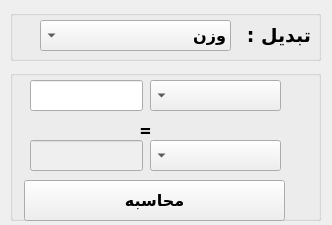
<?xml version="1.0" encoding="UTF-8"?>
<ui version="4.0">
 <class>mainWindow</class>
 <widget class="QMainWindow" name="mainWindow">
  <property name="geometry">
   <rect>
    <x>0</x>
    <y>0</y>
    <width>332</width>
    <height>225</height>
   </rect>
  </property>
  <property name="minimumSize">
   <size>
    <width>332</width>
    <height>225</height>
   </size>
  </property>
  <property name="maximumSize">
   <size>
    <width>332</width>
    <height>225</height>
   </size>
  </property>
  <property name="windowTitle">
   <string>Unit Converter</string>
  </property>
  <widget class="QWidget" name="centralwidget">
   <widget class="QGroupBox" name="groupBox">
    <property name="geometry">
     <rect>
      <x>10</x>
      <y>10</y>
      <width>311</width>
      <height>51</height>
     </rect>
    </property>
    <property name="title">
     <string/>
    </property>
    <widget class="QComboBox" name="combo_units">
     <property name="geometry">
      <rect>
       <x>30</x>
       <y>10</y>
       <width>191</width>
       <height>31</height>
      </rect>
     </property>
     <property name="font">
      <font>
       <family>Yekan Bakh FaNum</family>
       <pointsize>12</pointsize>
       <bold>true</bold>
      </font>
     </property>
     <property name="layoutDirection">
      <enum>Qt::RightToLeft</enum>
     </property>
     <item>
      <property name="text">
       <string>وزن</string>
      </property>
     </item>
     <item>
      <property name="text">
       <string>طول</string>
      </property>
     </item>
     <item>
      <property name="text">
       <string>دما</string>
      </property>
     </item>
     <item>
      <property name="text">
       <string>حجم دیجیتالی</string>
      </property>
     </item>
    </widget>
    <widget class="QLabel" name="label">
     <property name="geometry">
      <rect>
       <x>230</x>
       <y>15</y>
       <width>71</width>
       <height>21</height>
      </rect>
     </property>
     <property name="font">
      <font>
       <family>Yekan Bakh FaNum</family>
       <pointsize>14</pointsize>
       <bold>true</bold>
      </font>
     </property>
     <property name="text">
      <string>تبدیل :</string>
     </property>
    </widget>
   </widget>
   <widget class="QGroupBox" name="groupBox_2">
    <property name="geometry">
     <rect>
      <x>10</x>
      <y>70</y>
      <width>311</width>
      <height>151</height>
     </rect>
    </property>
    <property name="title">
     <string/>
    </property>
    <widget class="QComboBox" name="combo_from">
     <property name="geometry">
      <rect>
       <x>140</x>
       <y>10</y>
       <width>131</width>
       <height>31</height>
      </rect>
     </property>
     <property name="font">
      <font>
       <family>Yekan Bakh FaNum</family>
       <pointsize>12</pointsize>
       <bold>true</bold>
      </font>
     </property>
     <property name="layoutDirection">
      <enum>Qt::RightToLeft</enum>
     </property>
    </widget>
    <widget class="QComboBox" name="combo_to">
     <property name="geometry">
      <rect>
       <x>140</x>
       <y>70</y>
       <width>131</width>
       <height>31</height>
      </rect>
     </property>
     <property name="font">
      <font>
       <family>Yekan Bakh FaNum</family>
       <pointsize>12</pointsize>
       <bold>true</bold>
      </font>
     </property>
     <property name="layoutDirection">
      <enum>Qt::RightToLeft</enum>
     </property>
    </widget>
    <widget class="QPushButton" name="cal">
     <property name="geometry">
      <rect>
       <x>14</x>
       <y>110</y>
       <width>261</width>
       <height>41</height>
      </rect>
     </property>
     <property name="font">
      <font>
       <family>Yekan Bakh FaNum</family>
       <pointsize>12</pointsize>
       <bold>true</bold>
      </font>
     </property>
     <property name="text">
      <string>محاسبه</string>
     </property>
    </widget>
    <widget class="QLabel" name="label_2">
     <property name="geometry">
      <rect>
       <x>130</x>
       <y>50</y>
       <width>21</width>
       <height>21</height>
      </rect>
     </property>
     <property name="font">
      <font>
       <family>Yekan Bakh FaNum</family>
       <pointsize>14</pointsize>
       <bold>true</bold>
      </font>
     </property>
     <property name="text">
      <string>=</string>
     </property>
    </widget>
    <widget class="QLineEdit" name="text_from">
     <property name="geometry">
      <rect>
       <x>20</x>
       <y>10</y>
       <width>113</width>
       <height>31</height>
      </rect>
     </property>
     <property name="font">
      <font>
       <family>Yekan Bakh FaNum</family>
       <pointsize>14</pointsize>
       <bold>true</bold>
      </font>
     </property>
    </widget>
    <widget class="QLineEdit" name="text_to">
     <property name="enabled">
      <bool>false</bool>
     </property>
     <property name="geometry">
      <rect>
       <x>20</x>
       <y>70</y>
       <width>113</width>
       <height>31</height>
      </rect>
     </property>
     <property name="font">
      <font>
       <family>Yekan Bakh FaNum</family>
       <pointsize>14</pointsize>
       <bold>true</bold>
      </font>
     </property>
     <property name="readOnly">
      <bool>true</bool>
     </property>
    </widget>
   </widget>
  </widget>
 </widget>
 <resources/>
 <connections/>
</ui>
